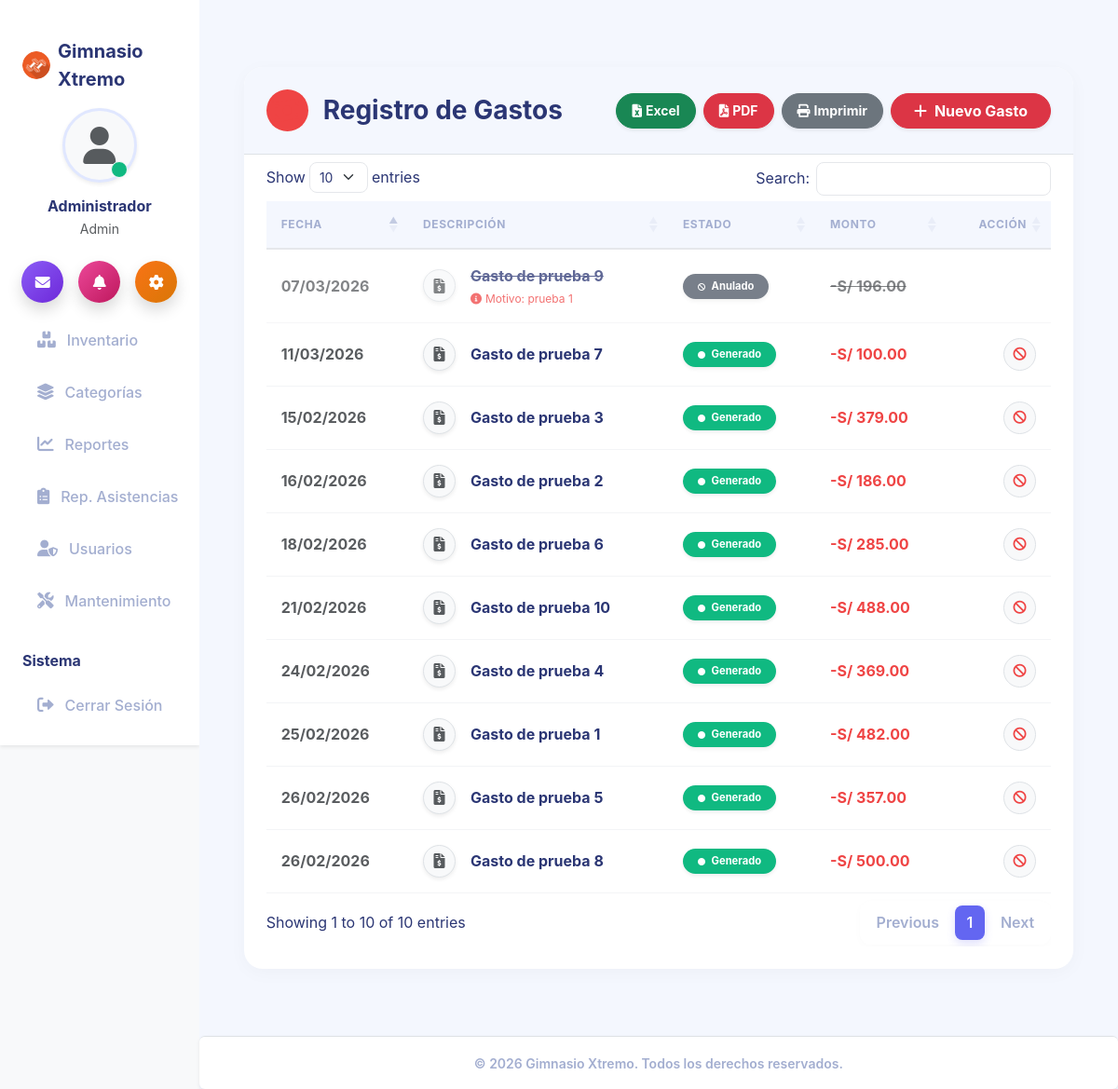
/gastos/index (signed in), run on the app's committed database.
### tables this page shows
CREATE TABLE IF NOT EXISTS `configuracion` (
  `id` int NOT NULL,
  `nombre_sistema` varchar(100) DEFAULT NULL,
  `ruc` varchar(20) DEFAULT NULL,
  `direccion` varchar(255) DEFAULT NULL,
  `telefono` varchar(20) DEFAULT NULL,
  `email` varchar(100) DEFAULT NULL,
  `logo` varchar(255) DEFAULT NULL,
  `moneda` varchar(10) DEFAULT '$',
  PRIMARY KEY (`id`)
);

CREATE TABLE IF NOT EXISTS `gastos` (
  `id` int NOT NULL AUTO_INCREMENT,
  `descripcion` varchar(255) NOT NULL,
  `monto` decimal(10,2) NOT NULL,
  `fecha` date NOT NULL,
  `estado` enum('creado','anulado') DEFAULT 'creado',
  `motivo_anulacion` varchar(255) DEFAULT NULL,
  PRIMARY KEY (`id`)
);

### app/controllers/GastosController.php (called while the page is built, shortened)
<?php
require_once '../app/models/Gasto.php';
class GastosController {
    public function index() {
        $gastoModel = new Gasto();
        $stmt = $gastoModel->obtenerTodos();
        $gastos = $stmt->fetchAll(PDO::FETCH_ASSOC);
        require_once '../app/views/gastos/index.php';
    }
}

### app/models/Configuracion.php (called while the page is built, shortened)
<?php
class Configuracion {
    public static function getInfo() {
        $database = new Database();
        $conn = $database->getConnection();
        $query = "SELECT * FROM configuracion WHERE id = 1 LIMIT 1";
        $stmt = $conn->prepare($query);
        $stmt->execute();
        return $stmt->fetch(PDO::FETCH_ASSOC);
    }
}

### app/models/Gasto.php (called while the page is built, shortened)
<?php
class Gasto {
    private $conn;
    private $table_name = "gastos";
    public function __construct() {
        $database = new Database();
        $this->conn = $database->getConnection();
    }
    public function obtenerTodos() {
        $query = "SELECT * FROM " . $this->table_name . " ORDER BY fecha DESC";
        $stmt = $this->conn->prepare($query);
        $stmt->execute();
        return $stmt;
    }
}

### app/config/Database.php (called while the page is built, shortened)
<?php
class Database {
    private $host = 'localhost';
    private $db_name = 'gym_system';
    private $username = 'root';
    private $password = '';
    public function getConnection() {
        $this->conn = null;
        try {
            $this->conn = new PDO("mysql:host=" . $this->host . ";dbname=" . $this->db_name, $this->username, $this->password);
            $this->conn->exec("set names utf8");
            $this->conn->setAttribute(PDO::ATTR_ERRMODE, PDO::ERRMODE_EXCEPTION);
        } catch(PDOException $exception) {
            echo "Error de conexión: " . $exception->getMessage();
        }
        return $this->conn;
    }
}

### app/views/gastos/index.php (the view, shortened to what this page needs)
<!DOCTYPE html>
<html lang="es">
<head>
    <link href="https://cdn.jsdelivr.net/npm/bootstrap@5.3.0/dist/css/bootstrap.min.css" rel="stylesheet">
    <link href="https://cdn.datatables.net/1.13.6/css/dataTables.bootstrap5.min.css" rel="stylesheet">
    <link rel="stylesheet" href="https://cdnjs.cloudflare.com/ajax/libs/font-awesome/6.0.0/css/all.min.css">
    <link rel="stylesheet" href="/css/gym-theme.css?v=<?= time() ?>">
</head>
<body class="bg-light">
    <?php require_once '../app/views/inc/navbar.php'; ?>
    <div class="container-fluid px-4 fade-in mt-5 mb-5">
        <div class="module-container p-0">
            <div class="border-bottom px-4 py-4 d-flex justify-content-between align-items-center mb-2 flex-wrap gap-3" style="background: var(--gym-bg-light); border-top-left-radius: 20px; border-top-right-radius: 20px;">
                <h3 class="fw-bold text-dark m-0 d-flex align-items-center">
                    <div class="bg-danger bg-opacity-10 p-2 rounded-circle me-3 d-flex align-items-center justify-content-center" style="width: 45px; height: 45px;">
                        <i class="fas fa-money-bill-wave text-danger"></i>
                    </div>
                    Registro de Gastos
                </h3>
                <div class="d-flex gap-2 flex-wrap">
                    <button onclick="ExportHelper.toExcel('tblGastos', 'Gastos', 'Registro de Gastos')" class="btn btn-success btn-sm rounded-pill fw-bold px-3 shadow-sm d-flex align-items-center">
                        <i class="fas fa-file-excel me-1"></i> Excel
                    </button>
                    <button onclick="ExportHelper.toPDF('tblGastos', 'Gastos', 'Registro de Gastos')" class="btn btn-danger btn-sm rounded-pill fw-bold px-3 shadow-sm d-flex align-items-center">
                        <i class="fas fa-file-pdf me-1"></i> PDF
                    </button>
                    <button onclick="ExportHelper.print('tblGastos', 'Registro de Gastos')" class="btn btn-secondary btn-sm rounded-pill fw-bold px-3 shadow-sm d-flex align-items-center">
                        <i class="fas fa-print me-1"></i> Imprimir
                    </button>
                    <a href="/gastos/crear" class="btn btn-danger rounded-pill px-4 shadow-sm fw-bold d-flex align-items-center">
                        <i class="fas fa-plus me-2"></i> Nuevo Gasto
                    </a>
                </div>
            </div>
            <div class="p-4 pt-0 mt-2">
                <div class="table-responsive">
                    <table id="tblGastos" class="table table-hover align-middle table-data border-0">
                        <thead>
                            <tr>
                                <th class="border-0 bg-transparent text-muted">Fecha</th>
                                <th class="border-0 bg-transparent text-muted">Descripción</th>
                                <th class="border-0 bg-transparent text-muted">Estado</th>
                                <th class="border-0 bg-transparent text-muted">Monto</th>
                                <th class="border-0 bg-transparent text-muted text-end">Acción</th>
                            </tr>
                        </thead>
                    <tbody>
                        <?php foreach ($gastos as $g): ?>
                        <tr class="<?= isset($g['estado']) && $g['estado'] == 'anulado' ? 'opacity-75' : '' ?>">
                            <td class="text-muted fw-bold">
                                <?= date('d/m/Y', strtotime($g['fecha'])) ?>
                            </td>
                            <td>
                                <div class="d-flex align-items-center">
                                    <div class="bg-light rounded-circle d-flex align-items-center justify-content-center me-3 shadow-sm border" style="width: 35px; height: 35px;">
                                        <i class="fas fa-file-invoice-dollar text-muted"></i>
                                    </div>
                                    <div>
                                        <div class="fw-bold text-dark <?= isset($g['estado']) && $g['estado'] == 'anulado' ? 'text-decoration-line-through text-muted' : '' ?>"><?= $g['descripcion'] ?></div>
                                        <?php if(isset($g['estado']) && $g['estado'] == 'anulado' && !empty($g['motivo_anulacion'])): ?>
                                            <small class="text-danger d-block mt-1" style="font-size: 0.75rem;"><i class="fas fa-info-circle me-1"></i>Motivo: <?= $g['motivo_anulacion'] ?></small>
                                        <?php endif; ?>
                                    </div>
                                </div>
                            </td>
                            <td>
                                <?php if(isset($g['estado']) && $g['estado'] == 'anulado'): ?>
                                    <span class="badge bg-secondary text-white px-3 py-2 rounded-pill shadow-sm" style="font-size: 0.7rem; font-weight: 700;"><i class="fas fa-ban me-1" style="font-size: 0.5rem; vertical-align: middle;"></i> Anulado</span>
                                <?php else: ?>
                                    <span class="badge bg-success text-white px-3 py-2 rounded-pill shadow-sm" style="font-size: 0.7rem; font-weight: 700;"><i class="fas fa-circle me-1" style="font-size: 0.5rem; vertical-align: middle;"></i> Generado</span>
                                <?php endif; ?>
                            </td>
                            <td class="<?= isset($g['estado']) && $g['estado'] == 'anulado' ? 'text-muted text-decoration-line-through' : 'text-danger' ?> fw-bold">
                                -<?= $config['moneda'] ?> <?= number_format($g['monto'], 2) ?>
                            </td>
                            <td class="text-end">
                                <div class="d-flex justify-content-end gap-2">
                                    <?php if(!isset($g['estado']) || $g['estado'] != 'anulado'): ?>
                                        <button class="btn btn-light text-danger btn-sm rounded-circle d-flex align-items-center justify-content-center border btn-anular"
                                                style="width: 35px; height: 35px; transition: all 0.2s;"
                                                data-id="<?= $g['id'] ?>"
                                                data-desc="<?= htmlspecialchars($g['descripcion']) ?>"
                                                data-monto="<?= '-'.$config['moneda'].' '.number_format($g['monto'], 2) ?>"
                                                title="Anular Gasto"
                                                onmouseover="this.classList.replace('btn-light', 'btn-danger'); this.classList.replace('text-danger', 'text-white');"
                                                onmouseout="this.classList.replace('btn-danger', 'btn-light'); this.classList.replace('text-white', 'text-danger');">
                                            <i class="fas fa-ban"></i>
                                        </button>
                                    <?php endif; ?>
                                </div>
                            </td>
                        </tr>
                        <?php endforeach; ?>
                    </tbody>
                </table>
                </div>
            </div>
        </div>
    </div>
    <?php require_once '../app/views/inc/footer.php'; ?>
</body>
</html>

### app/views/inc/navbar.php (shortened to what this page needs)
<?php
require_once __DIR__ . '/../../models/Configuracion.php';
$config = Configuracion::getInfo();
$_rolActual = $_SESSION['user_rol'] ?? '';
$current_uri = $_SERVER['REQUEST_URI'] ?? '';
$is_active = function($path) use ($current_uri) {
    if ($path === '/home/index') {
        return ($current_uri === '/' || strpos($current_uri, '/home') === 0) ? 'active' : '';
    }
    return strpos($current_uri, $path) === 0 ? 'active' : '';
};
?>
<link rel="stylesheet" href="/css/gym-theme.css?v=<?= time() ?>">
<div class="d-flex" id="wrapper">
    <div class="bg-white shadow-sm" id="sidebar-wrapper">
        <div class="sidebar-heading p-4 d-flex align-items-center justify-content-center">
            <?php if(!empty($config['logo'])): ?>
                <img src="/img/<?= $config['logo'] ?>?v=<?= time() ?>"
                     alt="Logo" width="30" height="30"
                     class="d-inline-block align-text-top rounded-circle me-2">
            <?php endif; ?>
            <span class="fs-5 fw-bold text-dark tracking-wider"><?= $config['nombre_sistema'] ?></span>
        </div>
        <div class="text-center mt-3 mb-4 px-4">
            <div class="position-relative d-inline-block mb-3">
                <div class="bg-light rounded-circle shadow-sm d-flex align-items-center justify-content-center mx-auto" style="width: 80px; height: 80px; border: 3px solid #E0E7FF;">
                    <i class="fas fa-user text-muted" style="font-size: 2.5rem;"></i>
                </div>
                <span class="position-absolute bottom-0 end-0 p-2 bg-success border border-light rounded-circle" style="transform: translate(-10px, -5px);"></span>
            </div>
            <h6 class="fw-bold text-dark mb-1"><?= $_SESSION['user_name'] ?? 'Usuario' ?></h6>
            <p class="text-muted small mb-0"><?= ucfirst($_SESSION['user_rol'] ?? 'Invitado') ?></p>
        </div>
        <div class="d-flex justify-content-center gap-3 mb-4 px-3">
            <a href="/notificaciones/index" class="btn btn-primary rounded-circle shadow p-0 d-flex align-items-center justify-content-center" style="width: 45px; height: 45px; background: linear-gradient(135deg, #8B5CF6, #6D28D9); border:none;">
                <i class="fas fa-envelope text-white"></i>
            </a>
            <a href="/asistencia/index" class="btn rounded-circle shadow p-0 d-flex align-items-center justify-content-center" style="width: 45px; height: 45px; background: linear-gradient(135deg, #EC4899, #BE185D); border:none;">
                <i class="fas fa-bell text-white"></i>
            </a>
            <a href="/configuracion/index" class="btn rounded-circle shadow p-0 d-flex align-items-center justify-content-center" style="width: 45px; height: 45px; background: linear-gradient(135deg, #F97316, #D97706); border:none;">
                <i class="fas fa-cog text-white"></i>
            </a>
        </div>
        <div id="sidebar-nav-scroll">
            <div class="list-group list-group-flush mt-2 px-2">
                <?php if($_rolActual === 'admin'): ?>
                    <a class="list-group-item list-group-item-action rounded mb-1 <?= $is_active('/inventario/productos') ?>" href="/inventario/productos">
                        <i class="fas fa-boxes w-20px text-center"></i> Inventario
                    </a>
                    <a class="list-group-item list-group-item-action rounded mb-1 <?= $is_active('/inventario/categorias') ?>" href="/inventario/categorias">
                        <i class="fas fa-layer-group w-20px text-center"></i> Categorías
                    </a>
                    <a class="list-group-item list-group-item-action rounded mb-1 <?= $is_active('/reportes') ?>" href="/reportes/index">
                        <i class="fas fa-chart-line w-20px text-center"></i> Reportes
                    </a>
                    <a class="list-group-item list-group-item-action rounded mb-1 <?= $is_active('/asistencia/reporte') ?>" href="/asistencia/reporte">
                        <i class="fas fa-clipboard-list w-20px text-center"></i> Rep. Asistencias
                    </a>
                    <a class="list-group-item list-group-item-action rounded mb-1 <?= $is_active('/usuarios') ?>" href="/usuarios/index">
                        <i class="fas fa-user-shield w-20px text-center"></i> Usuarios
                    </a>
                    <a class="list-group-item list-group-item-action rounded mb-1 <?= $is_active('/mantenimiento') ?>" href="/mantenimiento/index">
                        <i class="fas fa-tools w-20px text-center"></i> Mantenimiento
                    </a>
                <?php endif; ?>
                <p class="text-dark fw-bold ms-3 mt-4 mb-2 fs-6">Sistema</p>
                <a class="list-group-item list-group-item-action rounded mb-1 text-danger" href="/auth/logout">
                    <i class="fas fa-sign-out-alt w-20px text-center"></i> Cerrar Sesión
                </a>
            </div>
        </div>
    </div>
    <div id="page-content-wrapper" class="d-flex flex-column" style="min-height: 100vh; background-color: var(--gym-bg-light);">
        <div class="container-fluid p-4 flex-grow-1">

### app/views/inc/footer.php (shortened to what this page needs)
        </div>
        <footer class="bg-white border-top text-center py-3 mt-auto shadow-sm text-secondary rounded">
            <small class="fw-semibold">&copy; <?= date('Y') ?> <?= $config['nombre_sistema'] ?>. Todos los derechos reservados.</small>
        </footer>
    </div>
</div>
</body>
</html>

### data on the page
configuracion: logo (picture), nombre_sistema "Gimnasio Xtremo", moneda "S/"
gastos: fecha "11/03/2026", descripcion "Gasto de prueba 7", estado "creado" (drawn), monto "100.00"
gastos: fecha "07/03/2026", descripcion "Gasto de prueba 9", motivo_anulacion "prueba 1", estado "anulado" (drawn), monto "196.00"
gastos: fecha "26/02/2026", descripcion "Gasto de prueba 5", estado "creado" (drawn), monto "357.00"
gastos: fecha "26/02/2026", descripcion "Gasto de prueba 8", estado "creado" (drawn), monto "500.00"
gastos: fecha "25/02/2026", descripcion "Gasto de prueba 1", estado "creado" (drawn), monto "482.00"
gastos: fecha "24/02/2026", descripcion "Gasto de prueba 4", estado "creado" (drawn), monto "369.00"
gastos: fecha "21/02/2026", descripcion "Gasto de prueba 10", estado "creado" (drawn), monto "488.00"
gastos: fecha "18/02/2026", descripcion "Gasto de prueba 6", estado "creado" (drawn), monto "285.00"
gastos: fecha "16/02/2026", descripcion "Gasto de prueba 2", estado "creado" (drawn), monto "186.00"
gastos: fecha "15/02/2026", descripcion "Gasto de prueba 3", estado "creado" (drawn), monto "379.00"

### other printed values
$_SESSION['user_name'] "Administrador"
$_SESSION['user_rol'] "Admin"
